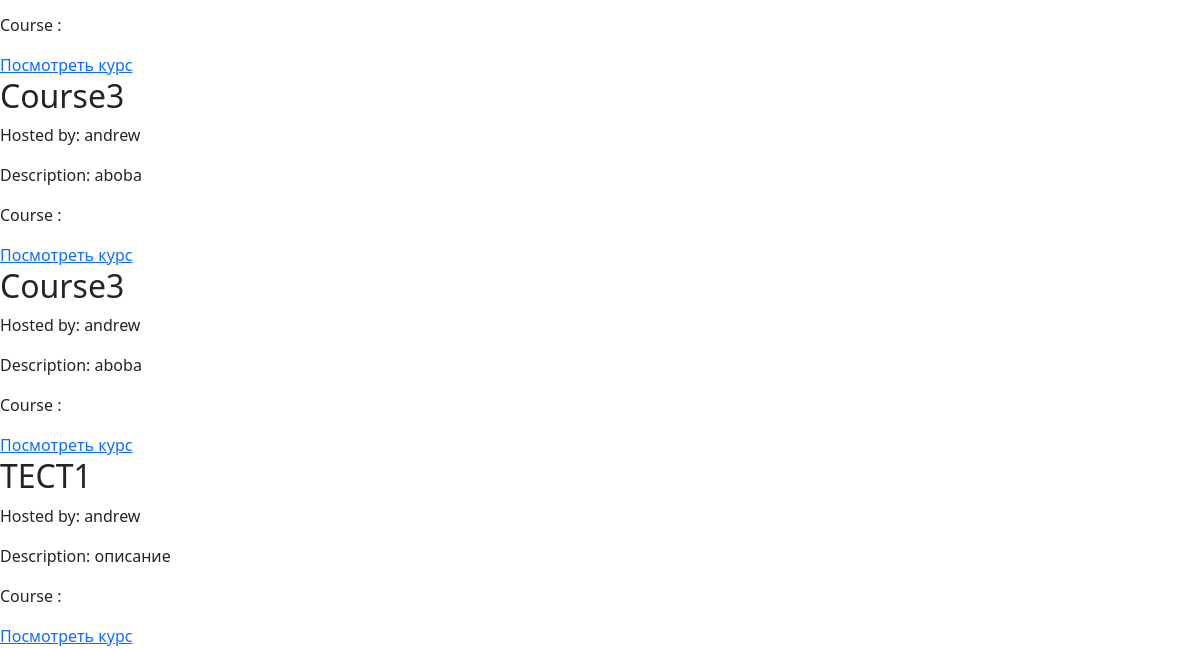
Before: /courses/ (lower part) with the older database file.
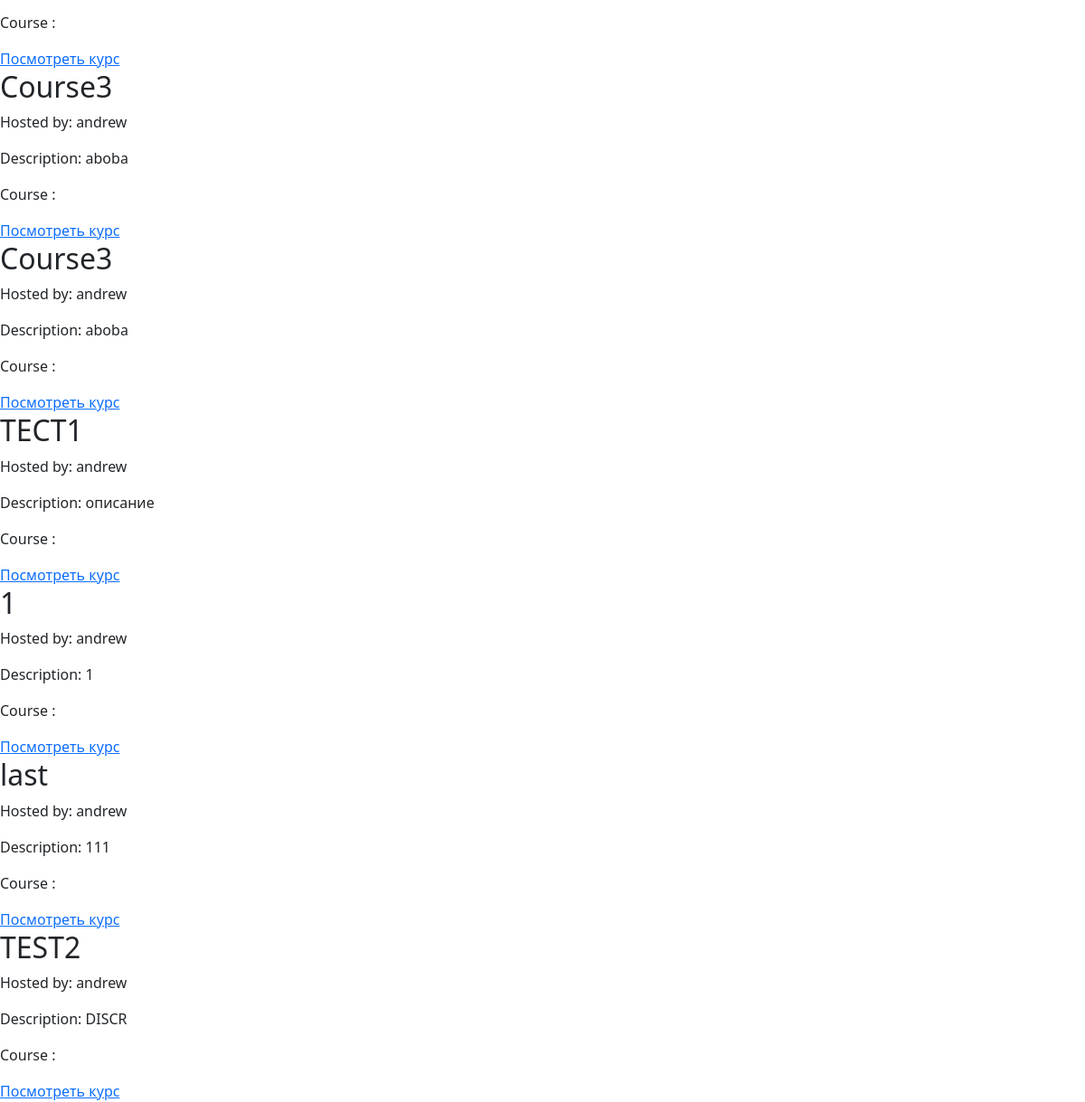
After: the same page with the newer database file.
### base/models.py (models this page shows, shortened)
class Course(models.Model):
    bigcourse = models.ForeignKey(BigCourse, on_delete= models.CASCADE, null = True)
    host = models.ForeignKey(User, on_delete=models.SET_NULL, null = True)
    name = models.CharField(max_length=100)
    description = models.TextField(max_length=255, default='')
    created_date = models.DateField(auto_now_add=True)
    completion_date = models.DateField(null=True, blank=True)
    min_progress = models.IntegerField(default=0)
    progress = models.IntegerField(default=0)
    order = models.IntegerField(default=1)

### base/views.py (the view)
# urls.py: path('courses/', views.courses, name='courses'),
def courses(request):
    courses = Course.objects.all()
    context = {'courses': courses}
    return render(request, 'courses/courses.html', context)

### base/templates/courses/courses.html (shortened to what this page needs)
{% extends 'main.html' %}
{% block content %}
  {% for course in courses %}
    <div class="course-card">
      <h2>{{ course.name }}</h2>
      <p>Hosted by: {{ course.host}}</p>
      <p>Description: {{ course.description }}</p>
      <p>Course : {{ course.participants.count }}</p>
      <a href="{% url 'course' course.id %}">Посмотреть курс</a>
    </div>
  {% endfor %}
{% endblock %}

Changed rows visible on the page:
added Course: name "1", host "andrew", description "1"
added Course: name "last", host "andrew", description "111"
added Course: name "TEST2", host "andrew", description "DISCR"
